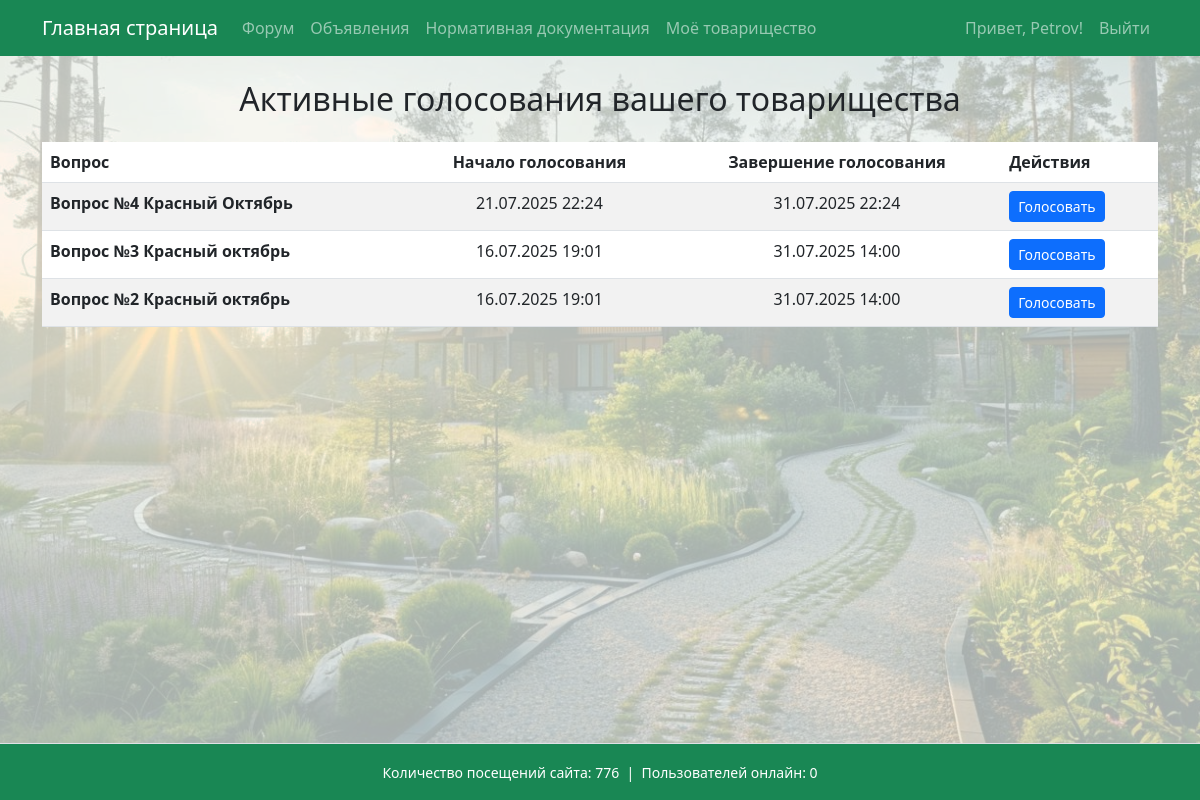
The page /voting/ (signed in) on the database its author committed.
### garden/models.py (models this page shows, shortened)
class Voting(models.Model):
    community = models.ForeignKey('Community', on_delete=models.CASCADE)
    question = models.CharField(max_length=255)
    active = models.BooleanField(default=True)
    created_at = models.DateTimeField(auto_now_add=True)
    start_date = models.DateTimeField(verbose_name="Дата начала голосования", default=timezone.now)
    end_date = models.DateTimeField(verbose_name="Дата окончания голосования", default=timezone.now)

### garden/views.py (the view)
# urls.py: path('voting/', views.voting_list, name='voting_list'),
@login_required
def voting_list(request):
    community = getattr(request.user.profile, 'community', None)
    if not community:
        return render(request, 'no_profile.html')  # или сообщение об ошибке
    votings = Voting.objects.filter(community=community, active=True).order_by('-created_at')
    return render(request, 'voting_list.html', {'votings': votings})

### garden/context_processors.py (called while the page is built)
def total_visits_processor(request):
    counter, created = PageVisit.objects.get_or_create(page_name='main_page')
    return {
        'total_visits': counter.visits
    }

def online_users_processor(request):
    now = timezone.now()
    active_threshold = now - timedelta(seconds=40)  # считаем активными за последние 40 секунд
    online_count = Profile.objects.filter(last_seen__gte=active_threshold).count()
    return {'online_users': online_count}

### garden/templates/voting_list.html (shortened to what this page needs)
{% extends 'base.html' %}
{% block content %}
<h2 class="text-center mb-4">Активные голосования вашего товарищества</h2>
{% if votings %}
    <table class="table table-striped">
        <thead>
            <tr>
                <th>Вопрос</th>
                <th class="text-center">Начало голосования</th>
                <th class="text-center">Завершение голосования</th>
                <th>Действия</th>
            </tr>
        </thead>
        <tbody>
            {% for voting in votings %}
                <tr>
                    <td><strong>{{ voting.question }}</strong></td>
                    <td class="text-center">{{ voting.start_date|date:"d.m.Y H:i" }}</td>
                    <td class="text-center">{{ voting.end_date|date:"d.m.Y H:i" }}</td>
                    <td>
                        <a href="{% url 'voting_detail' voting.id %}" class="btn btn-primary btn-sm">
                            Голосовать
                        </a>
                    </td>
                </tr>
            {% endfor %}
        </tbody>
    </table>
{% else %}
    <p>В настоящее время нет активных голосований.</p>
{% endif %}
{% endblock %}

### templates/base.html (shortened to what this page needs)
<!DOCTYPE html>
<html lang="ru">
<head>
    <link rel="stylesheet" href="https://cdn.jsdelivr.net/npm/bootstrap@5.3.0/dist/css/bootstrap.min.css">
</head>
<body>
    <div class="page-container">
        <nav class="navbar navbar-expand-lg navbar-dark bg-success mb-4">
            <div class="container">
                <a class="navbar-brand" href="{% url 'main_page' %}">Главная страница</a>
                <div class="collapse navbar-collapse" id="navbarSupportedContent">
                    <ul class="navbar-nav me-auto mb-2 mb-lg-0">
                        <li class="nav-item"><a class="nav-link" href="{% url 'forum' %}">Форум</a></li>
                        <li class="nav-item"><a class="nav-link" href="{% url 'ads' %}">Объявления</a></li>
                        <li class="nav-item"><a class="nav-link" href="https://strb.by/" target="_blank" rel="noopener noreferrer">Нормативная документация</a></li>
                        <li class="nav-item"><a class="nav-link" href="{% url 'my_community' %}">Моё товарищество</a></li>
                    </ul>
                    <ul class="navbar-nav ms-auto mb-2 mb-lg-0">
                        {% if user.is_authenticated %}
                            <li class="nav-item">
                                <span class="nav-link">Привет, {{ user.username }}!</span>
                            </li>
                            <li class="nav-item">
                                <a class="nav-link" href="#" onclick="event.preventDefault(); document.getElementById('logout-form').submit();">
                                    Выйти
                                </a>
                            </li>
                        {% else %}
                            <li class="nav-item"><a class="nav-link" href="{% url 'login' %}">Войти</a></li>
                        {% endif %}
                    </ul>
                </div>
            </div>
        </nav>
        <main class="content-wrap container">
            {% block content %}
            {% endblock %}
        </main>
        <footer class="bg-success text-center py-3 mt-4 border-top text-white">
            <div class="container">
                <small>
                    Количество посещений сайта: {{ total_visits }}
                      &nbsp;|&nbsp;
                    Пользователей онлайн: {{ online_users }}
                </small>
            </div>
        </footer>
    </div>
</body>
</html>

### templates/base.html (style rules this page uses)
body, html { height: 100%; margin: 0; }
.page-container { min-height: 100vh; display: flex; flex-direction: column; min-height: 100vh; background-image: url('/static/images/background.jpg'); background-repeat: no-repeat; background-position: center center; background-size: cover; background-color: rgba(240, 248, 245, 0.7); background-blend-mode: lighten; }
.content-wrap { flex: 1; }

### rows shown on the page
Voting: question "Вопрос №4 Красный Октябрь", start_date "21.07.2025 22:24", end_date "31.07.2025 22:24"
Voting: question "Вопрос №3 Красный октябрь", start_date "16.07.2025 19:01", end_date "31.07.2025 14:00"
Voting: question "Вопрос №2 Красный октябрь", start_date "16.07.2025 19:01", end_date "31.07.2025 14:00"

### other values the page prints
{{ user.username }} "Petrov"
{{ total_visits }} "776"
{{ online_users }} "0"
